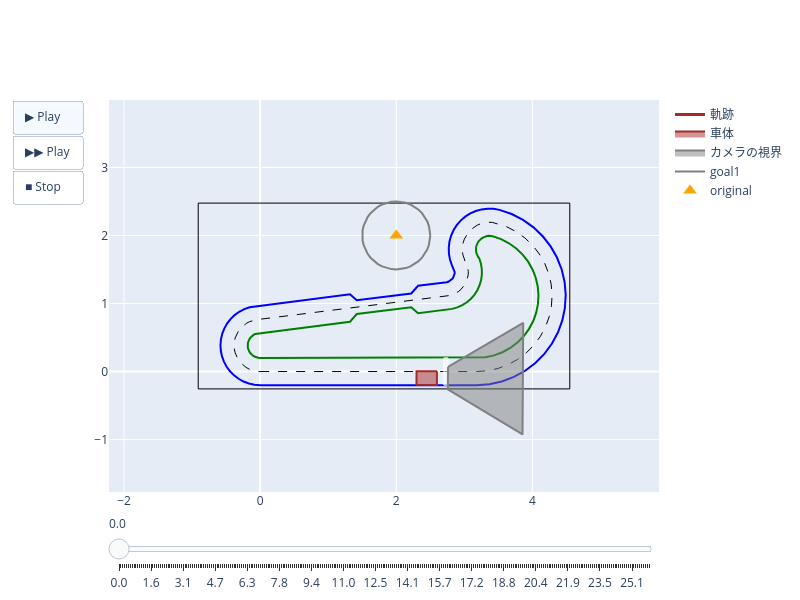

The cell this chart's notebook holds for it:
### Code cell
class Mission5(MissionBase):
    def __init__(self):
        super().__init__(type_b_circuit, t_max=80)
        self.goals = [
            GoalCircle((2, 2), 0.5, should_stop=True),
        ]
        self.initial_xy = (2.5, 0.0)
        self.random_d_xy = (0.1, 0.1)
        self.random_d_yaw_deg = 5
        self.set_signs(
            [
                Sign(x=2, y=2, name="original"),
            ]
        )

    @staticmethod
    def command_func(*, move, rotate, search, auto, **kwargs):
        while True:
            pos = search()
            if pos is None:
                auto(v=0.2)
            else:
                ######## ここから下にプログラムを書こう
                if pos.r < 0.5:
                    move(v=0.0)
                else:
                    move(v=0.2)
                ######## ここより上にプログラムを書こう


sim = CarSim(prop, Mission5())
sim.run()
SimDrawer(sim).show()
